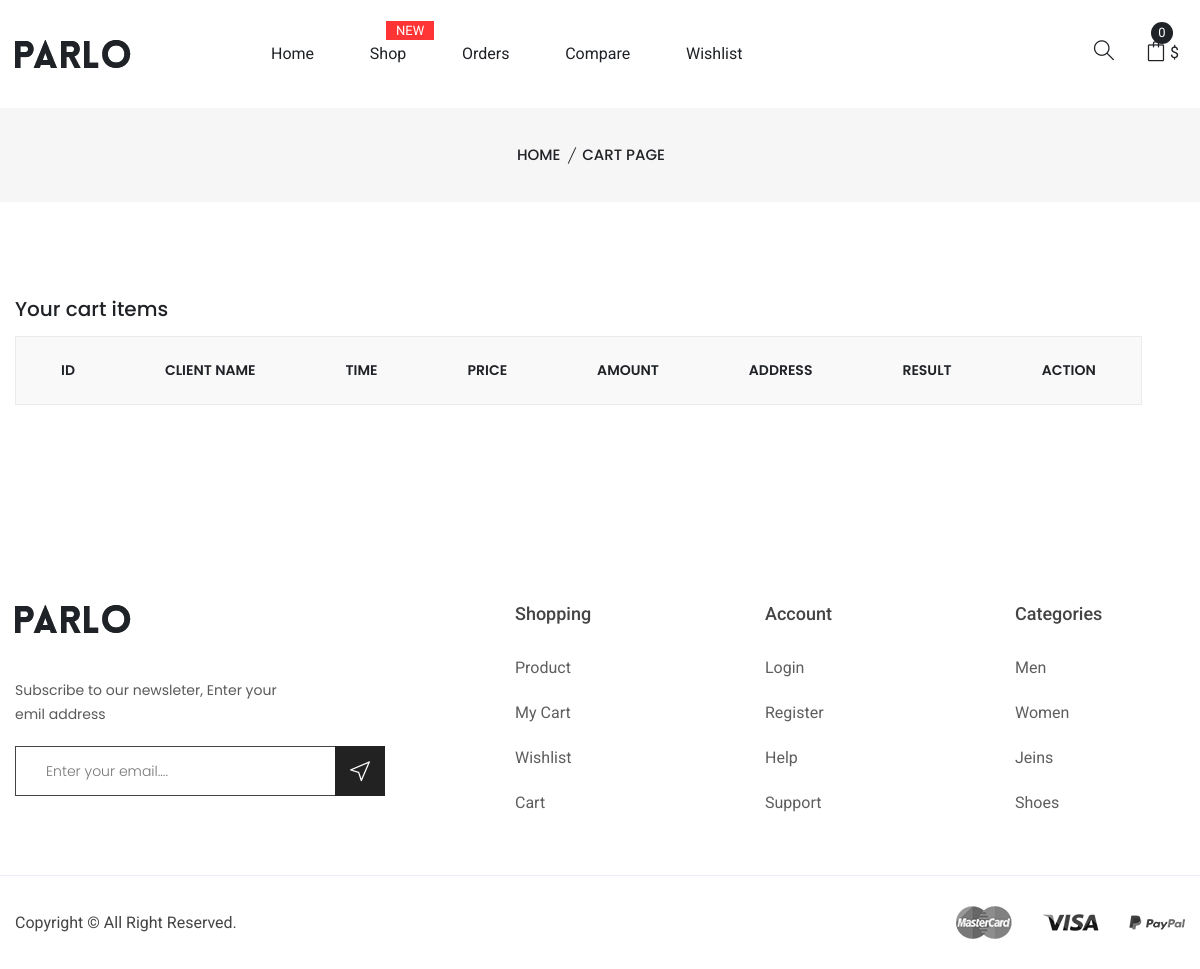
The page /orders/ (signed in) on the database as committed earlier.
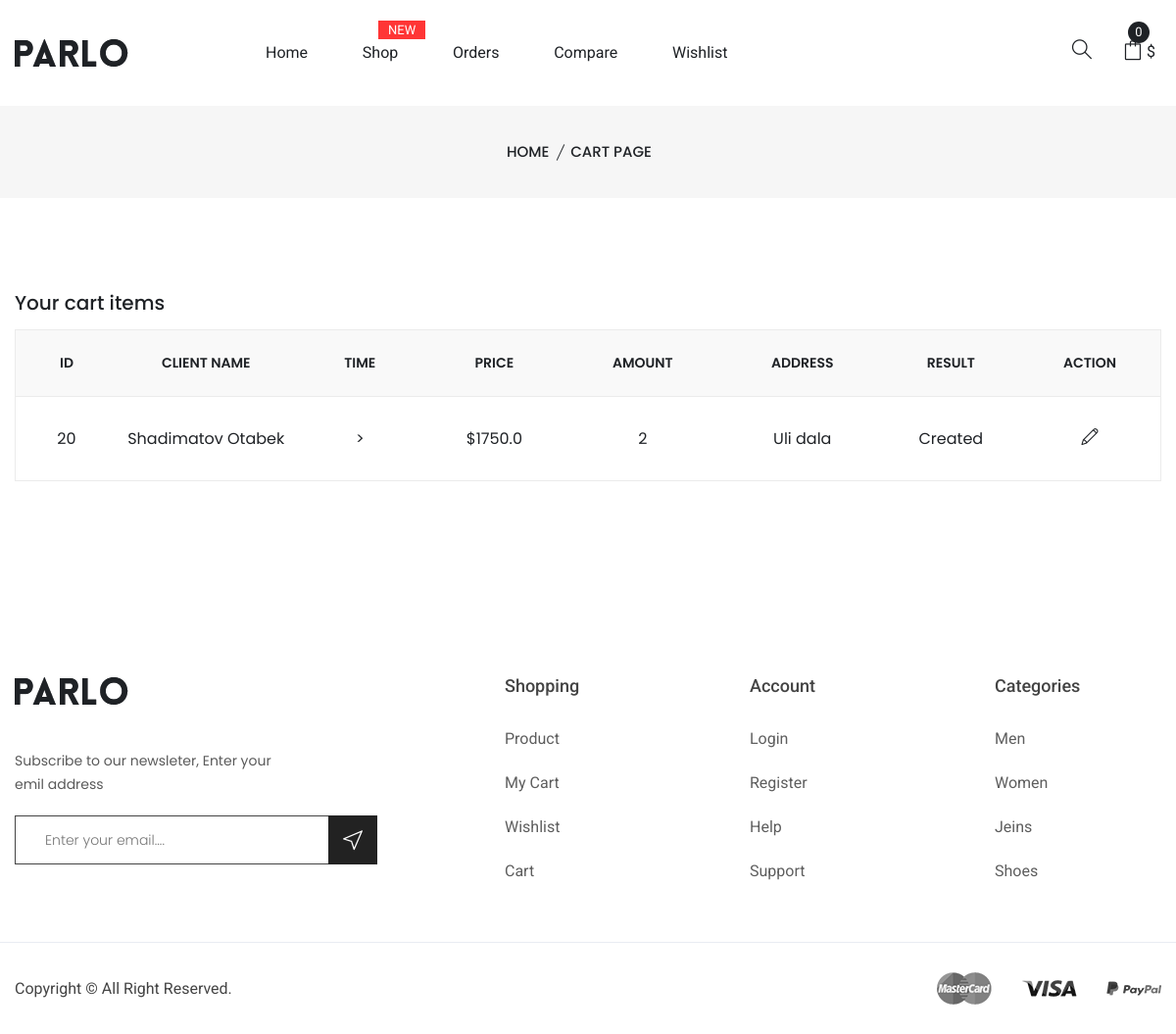
The same page on the database as committed later.
### main/models.py (models this page shows, shortened)
class Cart(models.Model):
	title = models.CharField(max_length = 200, blank = True)
	email = models.CharField(max_length = 200, blank = True)
	last_name = models.CharField(max_length = 200, blank = True)
	first_name = models.CharField(max_length = 200, blank = True)
	zip_code = models.CharField(max_length = 200, blank=True)
	country = models.CharField(max_length = 200, blank = True)
	city = models.CharField(max_length = 200, blank = True)
	person = models.CharField(max_length = 200, blank = True)
	phone = models.CharField(max_length = 200, blank = True)
	address = models.CharField(max_length = 200, blank = True)
	title = models.CharField(max_length = 200, blank = True)
	is_accepted = models.BooleanField(default = False)
	is_payed = models.BooleanField(default = False)
	status = models.IntegerField(default = 0)
	session_id = models.CharField(max_length = 200, blank = True)
	amount = models.IntegerField(default=1)
	discount = models.IntegerField(default=0)
	orig_price = models.FloatField(default=0)
	price = models.FloatField(default=0)
	crated_at = models.DateTimeField(default=datetime.now())

### main/views.py (the view)
# urls.py: path('orders/', ordersHandler, name='orders'),
def ordersHandler(request):
	categories = Category.objects.all()
	new_cart = None
	cart_items = []
	confirmed_orders = []
	if request.user.is_authenticated:
		confirmed_orders = Cart.objects.filter(status__gte = 1)
	context = {
		'categories': categories,
		'new_cart': new_cart,
		'cart_items': cart_items,
		'confirmed_orders':confirmed_orders,
	}
	return render(request, 'orders.html', context)

### templates/orders.html
{% extends 'base.html' %}
    {% block content %}
    <div class="breadcrumb-area pt-35 pb-35 bg-gray">
        <div class="container">
            <div class="breadcrumb-content text-center">
                <ul>
                    <li>
                        <a href="index.html">Home</a>
                    </li>
                    <li class="active">Cart page </li>
                </ul>
            </div>
        </div>
    </div>
    <div class="cart-main-area pt-95 pb-100">
        <div class="container">
            <h3 class="cart-page-title">Your cart items</h3>
            <div class="row">
                <div class="col-lg-12 col-md-12 col-sm-12 col-12">
                        <div class="table-content table-responsive cart-table-content">
                            <table>
                                <thead>
                                    <tr>
                                        <th>ID</th>
                                        <th>Client Name</th>
                                        <th>Time</th>
                                        <th>Price</th>
                                        <th>Amount</th>
                                        <th>Address</th>
                                        <th>Result</th>
                                        <th>Action</th>
                                    </tr>
                                </thead>
                                <tbody>
                                    {% for order in confirmed_orders %}
                                    <tr>
                                        <td>{{order.id}}</td>
                                        <td class="product-thumbnail"> {{order.last_name}} {{order.first_name}} </td>
                                        <td class="product-name">>{{order.created_at}}</td>
                                        <td class="product-price-cart"><span class="amount">${{order.price}}</span></td>
                                        <td class="product-quantity">{{order.amount}}</td>
                                        <td class="product-quantity">{{order.address}}</td>
                                        <td>
                                        {% if order.status == 1 %} Created
                                        {% elif order.status == 2 %} Finished
                                        {% endif %}
                                        </td>
                                        <td class="product-remove">
                                            <a href="{% url 'orders' %}{{order.id}}"><i class="sli sli-pencil"></i></a>
                                        </td>
                                    </tr>
                                    {% endfor %}
                                </tbody>
                            </table>
                        </div>
                </div>
            </div>
        </div>
    </div>
    {% endblock content %}

Rows that differ between the two databases and show on the page:
added Cart: id "20", last_name "Shadimatov", first_name "Otabek", price "1750.0", amount "2", address "Uli dala", status "Created"
